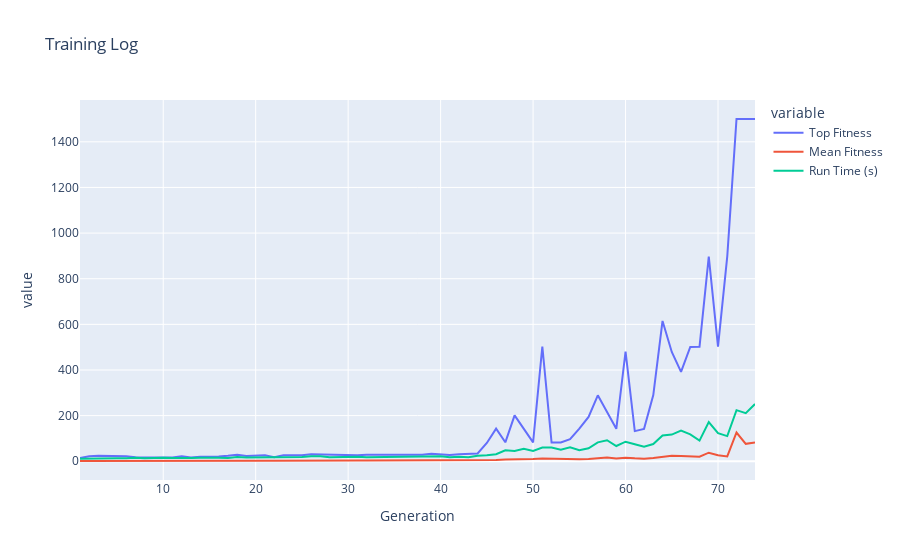

Notebook source saved alongside this figure:
### Code cell
df = pd.read_csv('./logs/training_log.csv')
fig = px.line(df, y=['Top Fitness', 'Mean Fitness', 'Run Time (s)'], x='Generation', title='Training Log')
clear_output()
fig.show()

### Figure 1 — Plotly figure (JSON) as saved in the notebook; plotly's stock layout.template omitted (floating-point values rounded to 4 significant figures)
{"data": [{"hovertemplate": "variable=Top Fitness<br>Generation=%{x}<br>value=%{y}<extra></extra>", "legendgroup": "Top Fitness", "line": {"color": "#636efa", "dash": "solid"}, "marker": {"symbol": "circle"}, "mode": "lines", "name": "Top Fitness", "orientation": "v", "showlegend": true, "type": "scatter", "x": [1, 2, 3, 4, 5, 6, 7, 8, 9, 10, 11, 12, 13, 14, 15, 16, 17, 18, 19, 20, 21, 22, 23, 24, 25, 26, 27, 28, 29, 30, 31, 32, 33, 34, 35, 36, 37, 38, 39, 40, 41, 42, 43, 44, 45, 46, 47, 48, 49, 50, 51, 52, 53, 54, 55, 56, 57, 58, 59, 60, 61, 62, 63, 64, 65, 66, 67, 68, 69, 70, 71, 72, 73, 74], "xaxis": "x", "y": [14, 22, 24, 24, 23, 22, 18, 18, 16, 18, 16, 22, 16, 20, 19, 21, 24, 28, 23, 26, 26, 18, 26, 26, 26, 31, 30, 29, 26, 28, 26, 28, 28, 26, 28, 28, 28, 29, 33, 31, 27, 31, 34, 34, 80, 143, 83, 201, 142, 83, 503, 82, 82, 97, 143, 194, 289, 213, 142, 481, 132, 142, 290, 615, 479, 392, 501, 502, 897, 502, 898, 1500, 1500, 1500], "yaxis": "y"}, {"hovertemplate": "variable=Mean Fitness<br>Generation=%{x}<br>value=%{y}<extra></extra>", "legendgroup": "Mean Fitness", "line": {"color": "#EF553B", "dash": "solid"}, "marker": {"symbol": "circle"}, "mode": "lines", "name": "Mean Fitness", "orientation": "v", "showlegend": true, "type": "scatter", "x": [1, 2, 3, 4, 5, 6, 7, 8, 9, 10, 11, 12, 13, 14, 15, 16, 17, 18, 19, 20, 21, 22, 23, 24, 25, 26, 27, 28, 29, 30, 31, 32, 33, 34, 35, 36, 37, 38, 39, 40, 41, 42, 43, 44, 45, 46, 47, 48, 49, 50, 51, 52, 53, 54, 55, 56, 57, 58, 59, 60, 61, 62, 63, 64, 65, 66, 67, 68, 69, 70, 71, 72, 73, 74], "xaxis": "x", "y": [1.098, 1.312, 1.648, 1.664, 1.996, 1.844, 1.957, 1.777, 1.586, 1.906, 2.078, 1.961, 1.926, 1.957, 1.973, 2.367, 2.066, 2.703, 2.703, 2.727, 2.488, 2.457, 2.859, 2.766, 3.035, 3.305, 3.309, 2.664, 2.836, 3.059, 3.344, 2.945, 3.141, 3.398, 3.172, 3.637, 3.145, 4.582, 3.254, 3.875, 3.504, 3.621, 2.605, 4.094, 4.664, 6, 7.926, 7.961, 10.9, 9.801, 12.03, 11.02, 9.398, 10.98, 8.562, 9.793, 13.7, 16.68, 11.98, 15.85, 13.12, 11.48, 14.19, 18.33, 23.62, 23.46, 21.31, 19.95, 37.48, 26.19, 21, 126.0, 76.31, 82.45], "yaxis": "y"}, {"hovertemplate": "variable=Run Time (s)<br>Generation=%{x}<br>value=%{y}<extra></extra>", "legendgroup": "Run Time (s)", "line": {"color": "#00cc96", "dash": "solid"}, "marker": {"symbol": "circle"}, "mode": "lines", "name": "Run Time (s)", "orientation": "v", "showlegend": true, "type": "scatter", "x": [1, 2, 3, 4, 5, 6, 7, 8, 9, 10, 11, 12, 13, 14, 15, 16, 17, 18, 19, 20, 21, 22, 23, 24, 25, 26, 27, 28, 29, 30, 31, 32, 33, 34, 35, 36, 37, 38, 39, 40, 41, 42, 43, 44, 45, 46, 47, 48, 49, 50, 51, 52, 53, 54, 55, 56, 57, 58, 59, 60, 61, 62, 63, 64, 65, 66, 67, 68, 69, 70, 71, 72, 73, 74], "xaxis": "x", "y": [11.42, 12.75, 13.7, 13.69, 13.64, 13.57, 15.64, 13.36, 14.82, 14.88, 13.96, 15.45, 14.26, 14.95, 16.5, 15.19, 14.79, 18.74, 16.16, 16.47, 15.81, 17.37, 16.31, 15.99, 18.17, 21.76, 22.08, 17.4, 18.29, 19.78, 19.75, 17.84, 18.3, 18.69, 18.05, 21.46, 20.76, 21.24, 20.67, 22.05, 17.93, 19.5, 17.29, 24.52, 26.76, 31.01, 48.3, 44.54, 54.47, 45.0, 60.38, 59.75, 50.87, 61.15, 48.03, 56.53, 82.81, 92.09, 66.69, 85.7, 74.88, 63.36, 75.57, 113.0, 117.0, 134.5, 117.8, 90.51, 171.8, 123.5, 110.2, 224.1, 210.7, 250.6], "yaxis": "y"}], "layout": {"legend": {"title": {"text": "variable"}, "tracegroupgap": 0}, "title": {"text": "Training Log"}, "xaxis": {"anchor": "y", "domain": [0, 1], "title": {"text": "Generation"}}, "yaxis": {"anchor": "x", "domain": [0, 1], "title": {"text": "value"}}}}
